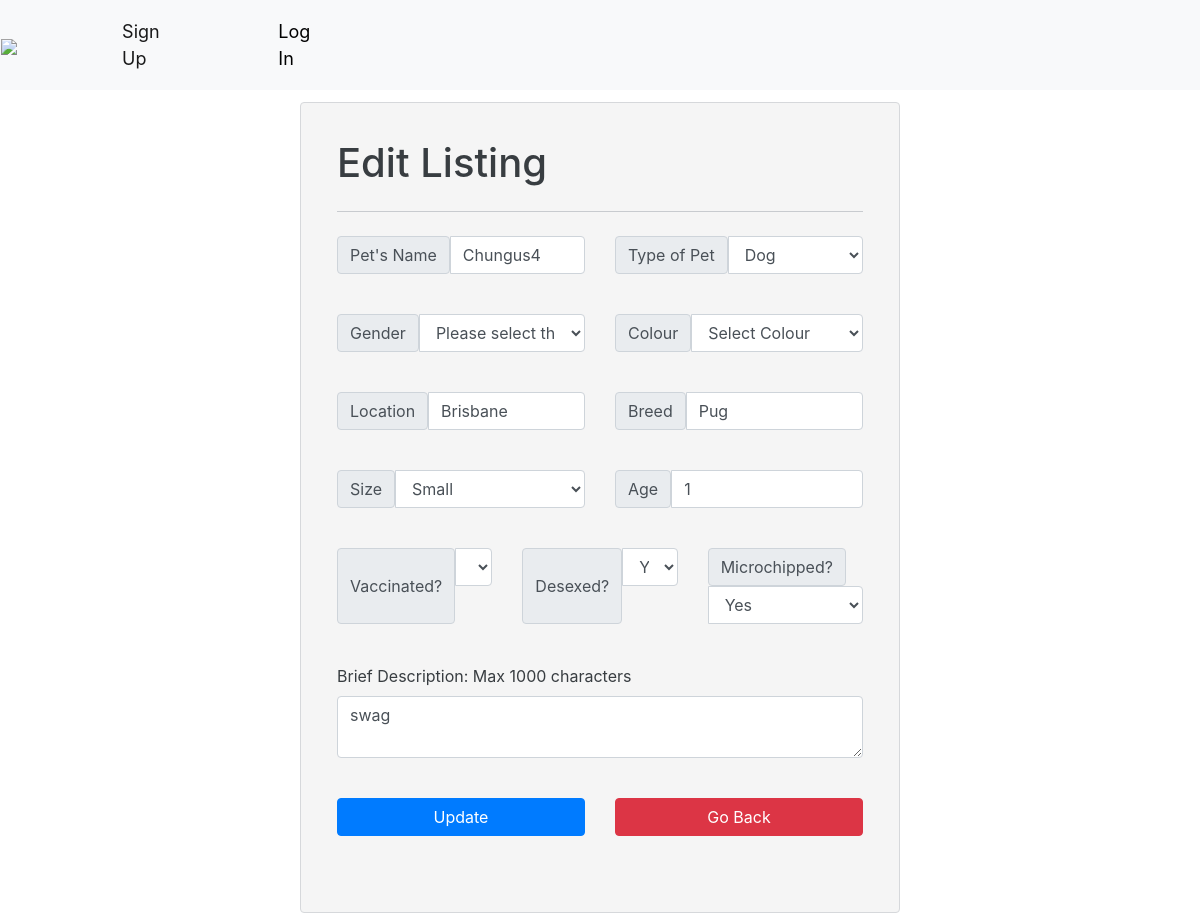
Before: /list.php?edit=24 with the older database file.
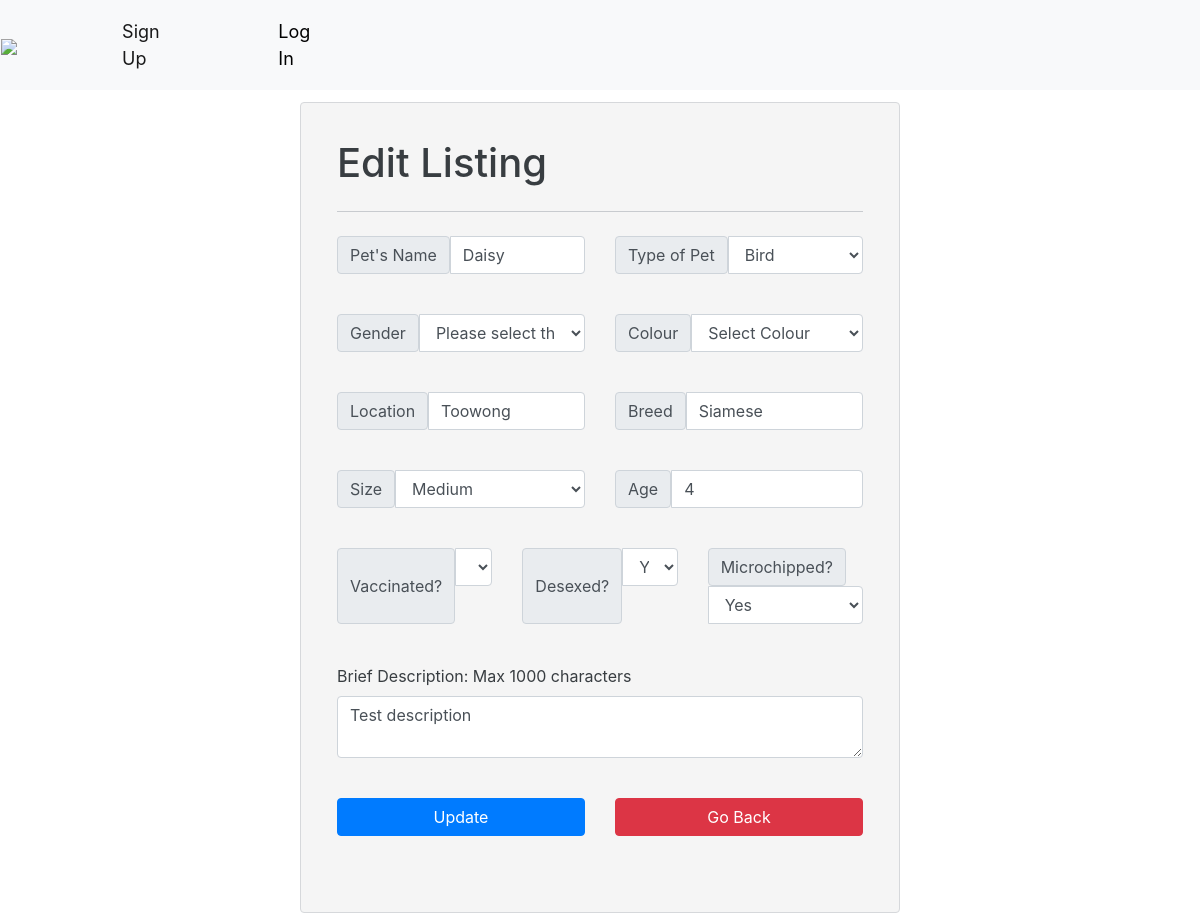
After: the same page with the newer database file.
### tables this page shows
CREATE TABLE `pets` (
  `pet_id` int(11) NOT NULL,
  `pet_name` varchar(100) NOT NULL,
  `location` varchar(100) NOT NULL,
  `user_id` varchar(100) NOT NULL,
  `breed` varchar(100) NOT NULL,
  `age` varchar(100) NOT NULL,
  `picture_destination` varchar(150) NOT NULL,
  `description` varchar(1000) NOT NULL,
  `pet_type` int(2) NOT NULL,
  `pet_size` int(1) NOT NULL,
  `vaccinated` int(1) NOT NULL,
  `desexed` int(1) NOT NULL,
  `microchip` int(1) NOT NULL,
  `picture_destination2` varchar(150) NOT NULL,
  `picture_destination3` varchar(150) NOT NULL,
  `picture_destination4` varchar(150) NOT NULL,
  `gender` int(1) NOT NULL,
  `colour` int(2) NOT NULL,
  `lat` varchar(50) NOT NULL,
  `lon` varchar(50) NOT NULL
);

### additional/list.inc.php (called while the page is built, shortened)
<?php
require_once 'dbh.inc.php';
require_once 'functions.inc.php';
if(isset($_GET['edit'])){
    $id = $_GET['edit'];
    $result = fetchPetFromId($conn, $id);
    if(count($result) == 1){
        $row = $result->fetch_array();
        $name = $row['pet_name'];
        $location = $row['location'];
        $breed = $row['breed'];
        $age = $row['age'];
        $description = $row['description'];
        $pet_type = $row['pet_type'];
        $pet_size = $row['pet_size'];
        $vaccinated = $row['vaccinated'];
        $desexed = $row['desexed'];
        $microchip = $row['microchip'];
    }
}

### additional/functions.inc.php (called while the page is built, shortened)
<?php
function fetchPetFromId($conn, $id){
    $sql = "SELECT * FROM pets WHERE pet_id = $id;";
    $stmt = mysqli_stmt_init($conn);
    if (!mysqli_stmt_prepare($stmt, $sql)) {
        header("location: ../sign_up.php?error=stmt_failed");
        exit();
    }
    mysqli_stmt_execute($stmt);
    $resultData = mysqli_stmt_get_result($stmt);
    return $resultData;
}

### list.php (the view, shortened to what the changed rows need)
<?php include_once 'header.php'?>
<body>
    <?php require_once 'additional/list.inc.php'; ?>
        <div class="alert alert-secondary" style="margin:auto; margin-top: 1%; padding: 3%; background-color: whitesmoke; width: 50%">
            <form action="additional/list.inc.php" method="POST" enctype="multipart/form-data">
                <h1 class="display-6"> <?php if (isset($_GET['edit'])){
                    ?> Edit Listing <?php
                    } else {?>List a Pet <?php } ?></h1>
                <div class="row mb-3">
                    <div class="input-group col">
                        <span class="input-group-text">Pet's Name</span>
                        <input type="text" name="pet_name" class="form-control" value="<?php echo $name;?>" placeholder="Pet's Name..."
                               aria-label="First name">
                    </div>
                    <div class="input-group col">
                        <span class="input-group-text">Type of Pet</span>
                        <select class="form-control" name="pet_type" aria-label="Default select example">
                            <option <?php if ($pet_type == 2){echo 'selected="selected"';} ?> value="2">Dog</option>
                            <option <?php if ($pet_type == 1){echo 'selected="selected"';} ?> value="3">Bird</option>
                        </select>
                    </div>
                </div> <br/>
                 <br/>
                <div class="row mb-3">
                    <div class="input-group col">
                        <span class="input-group-text">Location</span>
                        <input type="text" name ="location" class="form-control" value="<?php echo $location; ?>" placeholder="Your Location..."
                               aria-label="Location">
                    </div>
                    <div class="input-group col">
                        <span class="input-group-text">Breed</span>
                        <input type="text" name="breed" class="form-control" id="form-control" value="<?php echo $breed; ?>" placeholder="Breed...">
                    </div>
                </div><br/>
                <div class="row mb-3">
                    <div class="input-group col">
                        <span class="input-group-text">Size</span>
                        <select class="form-control" name="size" aria-label="Default select example">
                            <option <?php if ($pet_size == 1){echo 'selected="selected"';} ?>value="1">Small</option>
                            <option <?php if ($pet_size == 2){echo 'selected="selected"';} ?>value="2">Medium</option>
                        </select>
                    </div>
                    <div class="input-group col">
                        <span class="input-group-text">Age</span>
                        <input type="text" name="age" class="form-control" id="form-control" value="<?php echo $age; ?>" placeholder="Age...">
                    </div>
                </div><br/>
                <div class="row mb-3">
                    <div class="input-group col">
                        <span class="input-group-text">Vaccinated?</span>
                        <select class="form-control" name="vaccinated" aria-label="Default select example"">
                            <option <?php if ($vaccinated == 1){echo 'selected="selected"';} ?>value="1">Yes</option>
                        </select>
                    </div>
                    <div class="input-group col">
                        <span class="input-group-text">Desexed?</span>
                        <select class="form-control" name="desexed" aria-label="Default select example">
                            <option <?php if ($desexed == 1){echo 'selected="selected"';} ?>value="1">Yes</option>
                        </select>
                    </div>
                    <div class="input-group col">
                        <span class="input-group-text">Microchipped?</span>
                        <select class="form-control" name="microchip" aria-label="Default select example">
                            <option <?php if ($microchip == 1){echo 'selected="selected"';} ?>value="1">Yes</option>
                        </select>
                    </div>
                </div><br/>
                <div class="mb-3">
                    <label class="form-label">Brief Description: Max 1000 characters</label>
                    <textarea name="description" class="form-control" id="form-control" value="" placeholder="Description..."><?php echo $description; ?></textarea>
                </div><br/>
            </form>
        </div>
</body>

Changed rows visible on the page:
changed pets "Yes": pet_name "Chungus4" → "Daisy"; pet_type "Dog" → "Bird"; location "Brisbane" → "Toowong"; breed "Pug" → "Siamese"; size "Small" → "Medium"; age "1" → "4"; description "swag" → "Test description"
